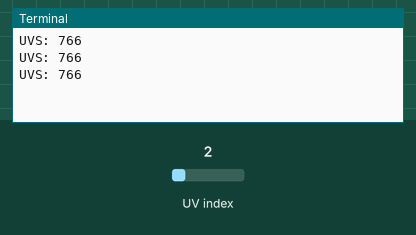
This program was run on a simulated Raspberry Pi (BCM pin numbers). Shown: the last lines printed to the terminal. The inputs (shaded band) are chosen by the test bench; at power-on: UV index 2.

Above: at 2.2 s.
2.3 s: UV index set to 0.2
At 2.8 s:
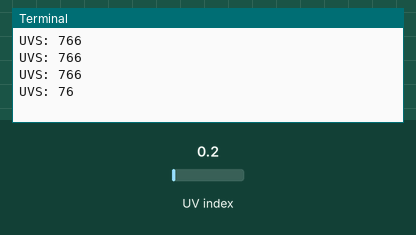
3.8 s: UV index set to 2.8
At 4.4 s:
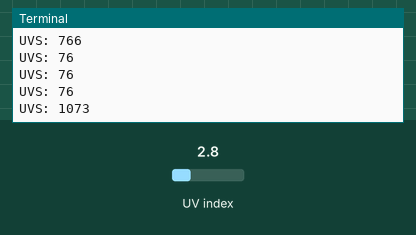
Timing chart, 0 to 6.8 s (numbered marks = the images above; inputs shaded):
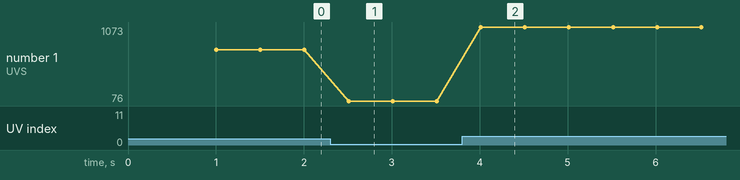

Measured:
- after the input at 2.3 s, the terminal: prints a new line after 0.21 s (image 1)
- after the input at 3.8 s, the terminal: prints a new line after 0.21 s (image 2)
- plotted number 1: 766 → 76 after the input at 2.3 s, 76 → 1073 after the input at 3.8 s

The program:

LTR390.py
```python
#紫外传感器
#sudo python3 LTR390.py
import time
import math
import smbus

ADDR  = (0X53)

LTR390_MAIN_CTRL = (0x00)  # Main control register
LTR390_MEAS_RATE = (0x04)  # Resolution and data rate
LTR390_GAIN = (0x05)  # ALS and UVS gain range
LTR390_PART_ID = (0x06)  # Part id/revision register
LTR390_MAIN_STATUS = (0x07)  # Main status register
LTR390_ALSDATA = (0x0D)  # ALS data lowest byte, 3 byte
LTR390_UVSDATA = (0x10)  # UVS data lowest byte, 3 byte
LTR390_INT_CFG = (0x19)  # Interrupt configuration
LTR390_INT_PST = (0x1A)  # Interrupt persistance config
LTR390_THRESH_UP = (0x21)  # Upper threshold, low byte, 3 byte
LTR390_THRESH_LOW = (0x24)  # Lower threshold, low byte, 3 byte

#ALS/UVS measurement resolution, Gain setting, measurement rate
RESOLUTION_20BIT_TIME400MS = (0X00)
RESOLUTION_19BIT_TIME200MS = (0X10)
RESOLUTION_18BIT_TIME100MS = (0X20)#default
RESOLUTION_17BIT_TIME50MS  = (0x3)
RESOLUTION_16BIT_TIME25MS  = (0x40)
RESOLUTION_13BIT_TIME12_5MS  = (0x50)
RATE_25MS = (0x0)
RATE_50MS = (0x1)
RATE_100MS = (0x2)# default
RATE_200MS = (0x3)
RATE_500MS = (0x4)
RATE_1000MS = (0x5)
RATE_2000MS = (0x6)

# measurement Gain Range.
GAIN_1  = (0x0)
GAIN_3  = (0x1)# default
GAIN_6 = (0x2)
GAIN_9 = (0x3)
GAIN_18 = (0x4)


class LTR390:
	def __init__(self, address=ADDR):
		self.i2c = smbus.SMBus(1)#创建了一个SMBus对象，用于与I2C总线通信
		self.address = address

		self.ID = self.Read_Byte(LTR390_PART_ID)

		if(self.ID != 0xB2):
			print("ID有问题傻逼")
			return

		self.Write_Byte(LTR390_MAIN_CTRL, 0x0A) #  设置为激活模式
		self.Write_Byte(LTR390_MEAS_RATE, RESOLUTION_20BIT_TIME400MS | RATE_2000MS) #  设置传感器的分辨率为20位，并设置测量速率为2000毫秒
		self.Write_Byte(LTR390_GAIN, GAIN_3) #  设置传感器的增益范围为3
	#初始化LTR390传感器对象


	def Read_Byte(self, cmd):
		return self.i2c.read_byte_data(self.address, cmd)
	#读取LTR390传感器上指定寄存器地址 cmd 的值

	def Write_Byte(self, cmd, val):
		self.i2c.write_byte_data(self.address ,cmd, val)
	#向LTR390传感器上指定寄存器地址 cmd 写入一个字节的值 val

	def UVS(self):
		Data1 = self.Read_Byte(LTR390_UVSDATA)
		Data2 = self.Read_Byte(LTR390_UVSDATA + 1)
		Data3 = self.Read_Byte(LTR390_UVSDATA + 2)
		uv =  (Data3 << 16)| (Data2 << 8) | Data1 #将三个字节的数据 Data1、Data2 和 Data3 组合成一个 24 位的整数 uv
		return uv
	#定义了一个名为 UVS 的方法，在test中被调用，用于获取LTR390传感器测量到的紫外线强度值

if __name__ == '__main__':
	sensor = LTR390()
	time.sleep(1)
	try:
		while True:
			UVS = sensor.UVS()
			print("UVS: %d" %UVS)
			time.sleep(0.5)

	except KeyboardInterrupt:
		# sensor.Disable()
		exit()
#在当前脚本被直接执行时才会执行这个代码块。
```
